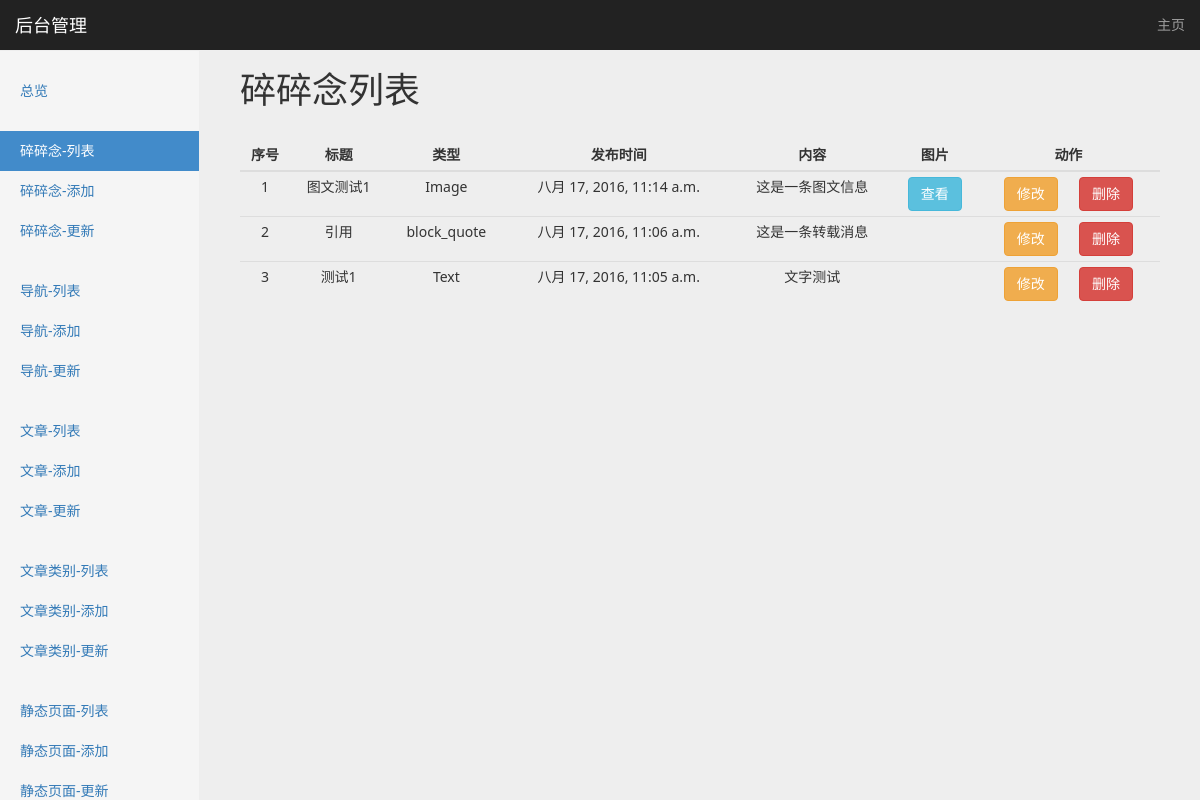
Screenshot of /mood/list/ (signed in) with the database file from the repository.
### mood/models.py (models this page shows, shortened)
class Mood(models.Model):
    title = models.CharField(max_length=128, blank=True, null=True)
    content = models.TextField(blank=True, null=True)
    mood_type = models.CharField(max_length=1, choices=MOOD_TYPE_CHOICE, default='T')
    image = models.ImageField(upload_to='./image/mood/%Y/%m/%d/', null=True, blank=True)
    create_time = models.DateTimeField(auto_now=True)
    class Meta:
        ordering = ['-create_time']

### mood/views.py (the view)
class MoodListView(LoginRequiredMixin, ListView):
    login_url = reverse_lazy('user-login')
    model = Mood
    context_object_name = 'mood_list'
    def get_context_data(self, *args, **kwargs):
        context = super(MoodListView, self).get_context_data(**kwargs)
        context['active_page'] = 'mood-list'
        return context

### templates/mood/mood_list.html (shortened to what this page needs)
{% extends 'website/backend/backend_base.html' %}
{% block option-title %}
    碎碎念列表
{% endblock %}
{% block content %}
    <div class="col-md-12">
        <table class="table table-hover table-responsive table-condensed dashboard-table">
            <thead>
                <tr>
                    <th>序号</th>
                    <th>标题</th>
                    <th>类型</th>
                    <th>发布时间</th>
                    <th>内容</th>
                    <th>图片</th>
                    <th>动作</th>
                </tr>
            </thead>
            <tbody>
                {% for item in mood_list %}
                    <tr>
                        <td>{{ forloop.counter }}</td>
                        <td>{{ item.title }}</td>
                        <td>{{ item.get_mood_type_display }}</td>
                        <td>{{ item.create_time }}</td>
                        <td>{{ item.content }}</td>
                        <td>
                            {% if item.mood_type == 'I' %}
                                <button data-url="{% url 'media' item.image %}" class="btn btn-info photo-view" role="button" >查看</button>
                            {% endif %}
                        </td>
                        <td>
                            <a href="{% url 'mood-update' item.pk %}" class="btn btn-warning" role="button">修改</a>
                            <button class="btn btn-danger" role="button" data-id="{{ item.id }}">删除</button>
                        </td>
                    </tr>
                {% endfor %}
            </tbody>
        </table>
    </div>
{% endblock %}

### website/static/css/main.css (style rules this page uses)
body { background-color: #eeeeee; font-family: "Segoe UI", "Microsoft YaHei UI", sans-serif, "Segoe MDL2 Assets", "Symbols"; }

### website/static/css/dashboard.css (style rules this page uses)
body { padding-top: 50px; }
.dashboard-table th { text-align: center; }

### rows the page displays
Mood: title "图文测试1", mood_type "Image", create_time "八月 17, 2016, 11:14 a.m.", content "这是一条图文信息", shows "查看"
Mood: title "引用", mood_type "block_quote", create_time "八月 17, 2016, 11:06 a.m.", content "这是一条转载消息"
Mood: title "测试1", mood_type "Text", create_time "八月 17, 2016, 11:05 a.m.", content "文字测试"
